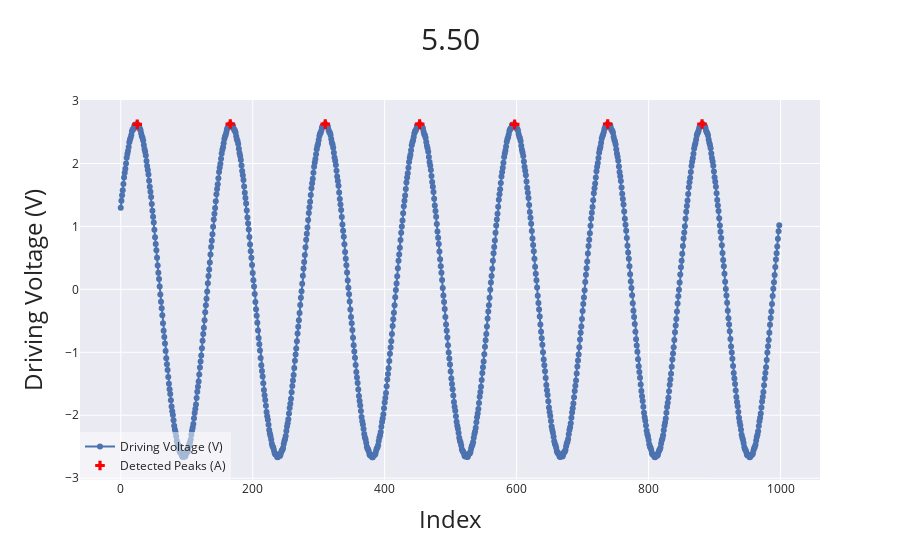

The cell this chart's notebook holds for it:
### Code cell
fig = go.Figure()
fig.add_trace(go.Scatter(
    y=time_series_B,
    mode='lines+markers',
    name='Driving Voltage (V) '
))

fig.add_trace(go.Scatter(
    x=indices,
    y=[time_series_B[j] for j in indices],
    mode='markers',
    marker=dict(
        size=8,
        color='red',
        symbol='cross'
    ),
    name='Detected Peaks (A)'
))
fig.update_layout(yaxis_title="Driving Voltage (V)", xaxis_title="Index")
fig.update_layout(legend=dict(x=0, y=0))
fig.update_layout(legend=dict(bgcolor='rgba(255, 255, 255, 0.5)'))
fig.update_layout(title= volts )
fig.write_image("DvsO{}.png".format(volts))

fig.update_layout(title_font=dict(size=30))
fig.update_xaxes(titlefont = dict(size = 24))
fig.update_yaxes(titlefont = dict(size = 24))

fig.show()

### Figure 1 — Plotly figure (JSON) as saved in the notebook; plotly's stock layout.template omitted (floating-point values rounded to 4 significant figures; data arrays with more than 128 entries replaced by an {"elided": "..."} marker saying what was removed)
{"data": [{"mode": "lines+markers", "name": "Driving Voltage (V) ", "type": "scatter", "y": {"elided": "999 float values"}}, {"marker": {"color": "red", "size": 8, "symbol": "cross"}, "mode": "markers", "name": "Detected Peaks (A)", "type": "scatter", "x": [25, 166, 310, 453, 597, 738, 881], "y": [2.622, 2.627, 2.626, 2.625, 2.621, 2.628, 2.628]}], "layout": {"legend": {"bgcolor": "rgba(255, 255, 255, 0.5)", "x": 0, "y": 0}, "title": {"font": {"size": 30}, "text": "5.50"}, "xaxis": {"title": {"font": {"size": 24}, "text": "Index"}}, "yaxis": {"title": {"font": {"size": 24}, "text": "Driving Voltage (V)"}}}}
